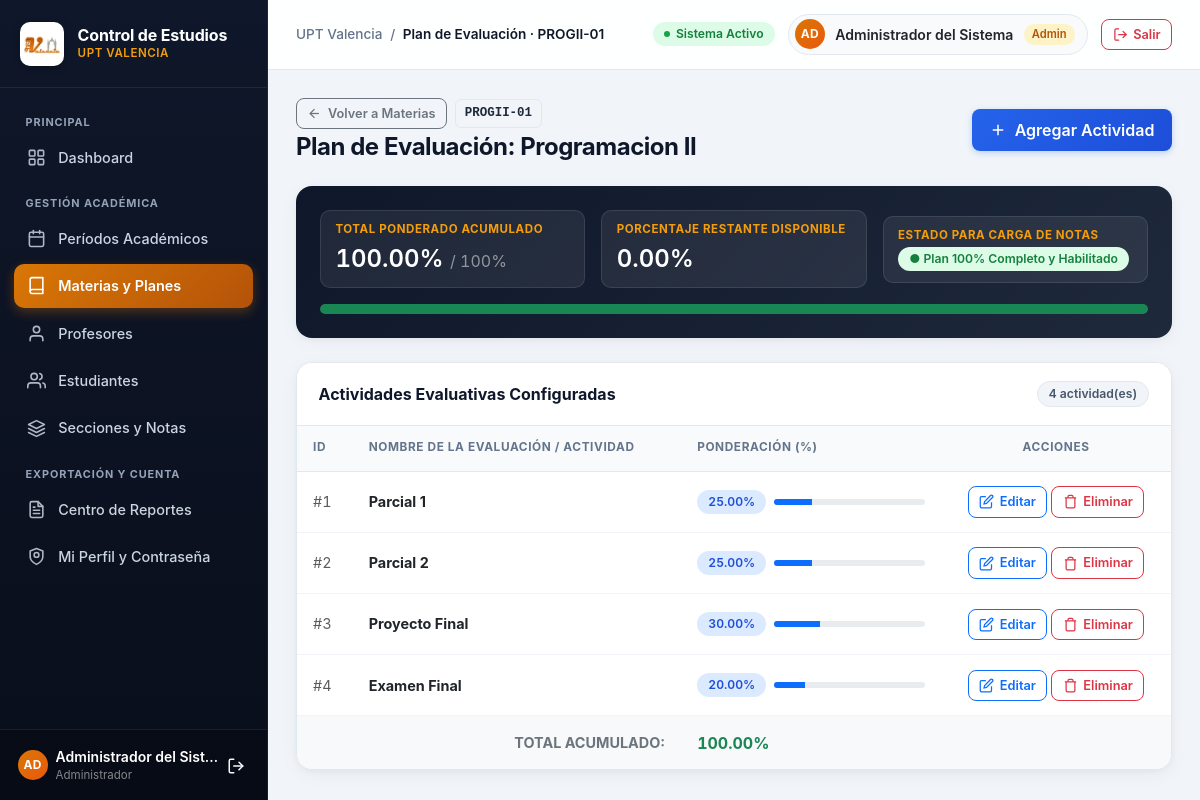
Screenshot of /planEvaluacion/index/1 (signed in) with the database file from the repository.
### tables this page shows
CREATE TABLE materias (
    id INT AUTO_INCREMENT PRIMARY KEY,
    codigo VARCHAR(20) NOT NULL UNIQUE,
    nombre VARCHAR(100) NOT NULL,
    creditos INT NOT NULL DEFAULT 3,
    descripcion TEXT NULL,
    created_at TIMESTAMP DEFAULT CURRENT_TIMESTAMP
);

CREATE TABLE plan_evaluacion (
    id INT AUTO_INCREMENT PRIMARY KEY,
    materia_id INT NOT NULL,
    nombre_actividad VARCHAR(100) NOT NULL,
    porcentaje DECIMAL(5,2) NOT NULL,
    created_at TIMESTAMP DEFAULT CURRENT_TIMESTAMP,
    CONSTRAINT fk_plan_materia FOREIGN KEY (materia_id)
        REFERENCES materias(id) ON DELETE CASCADE ON UPDATE CASCADE,
    CONSTRAINT uk_materia_actividad UNIQUE (materia_id, nombre_actividad)
);

### app/Controllers/PlanEvaluacionController.php (called while the page is built, shortened)
<?php
class PlanEvaluacionController
{
    private PlanEvaluacion $model;
    private Materia $modelMateria;
    public function __construct()
    {
        $database = new Database();
        $this->model = new PlanEvaluacion($database->getConnection());
        $this->modelMateria = new Materia($database->getConnection());
    }
    public function index(): void
    {
        $materiaId = intval($_GET['id'] ?? 0);
        $materia = $this->modelMateria->obtenerPorId($materiaId);
        $actividades = $this->model->obtenerPorMateria($materiaId);
        $sumaPorcentajes = $this->model->sumaPorcentajes($materiaId);
        $planCompleto = $this->model->planCompleto($materiaId);
        require_once __DIR__ . '/../Views/materia/plan_evaluacion.php';
    }
}

### public/index.php (called while the page is built, shortened)
<?php
$uriSolicitada = parse_url($_SERVER['REQUEST_URI'], PHP_URL_PATH);
$uriDecodificada = urldecode($uriSolicitada);
if (BASE_URL !== '/') {
    $rutaRelativa = str_replace(BASE_URL, '', $uriDecodificada);
} else {
    $rutaRelativa = $uriDecodificada;
}
$rutaRelativa = '/' . ltrim($rutaRelativa, '/');
$uriLimpia = trim($rutaRelativa, '/');
$segmentos = $uriLimpia !== '' ? explode('/', $uriLimpia) : [];
$actionR = $segmentos[1] ?? 'login';
$action = ctype_alnum($actionR) ? $actionR : null;
spl_autoload_register(function ($clase) {
    $prefijo = 'App\\';
    $dir_base = __DIR__ . '/../app/';
    $longitud = strlen($prefijo);
    $clase_relativa = substr($clase, $longitud);
    $archivo = $dir_base . str_replace('\\', '/', $clase_relativa) . '.php';
});
try {
    $instanciaControlador = new $nombreClaseControlador();
    $instanciaControlador->$action();
} catch (\Throwable $e) {
    error_log("[ControlEstudio Exception] " . $e->getMessage() . " en " . $e->getFile() . ":" . $e->getLine());
    if ($_SERVER['REQUEST_METHOD'] === 'POST' && !in_array($action, ['authenticate', 'processRegister', 'logout'], true)) {
        http_response_code(500);
        header('Content-Type: application/json; charset=utf-8');
        echo json_encode([
            'status'  => 'error',
            'title'   => 'Error del servidor',
            'message' => 'Ocurrio un error interno al procesar la solicitud. Intenta nuevamente.'
        ], JSON_UNESCAPED_UNICODE);
        exit;
    }
    http_response_code(500);
    die("<h1>500 - Error interno del servidor</h1><p>No se pudo completar la operacion en este momento.</p>");
}

### app/Config/Database.php (called while the page is built, shortened)
<?php
class Database
{
    private string $host;
    private string $db;
    private string $charset = 'utf8mb4';
    public function __construct()
    {
        $this->host = getenv('DB_HOST') !== false ? getenv('DB_HOST') : '127.0.0.1';
        $this->db   = getenv('DB_NAME') !== false ? getenv('DB_NAME') : 'controlEstudios';
        $this->user = getenv('DB_USER') !== false ? getenv('DB_USER') : 'root';
        $this->pass = getenv('DB_PASS') !== false ? getenv('DB_PASS') : '';
    }
    private function connect(): void
    {
        $dsn = "mysql:host={$this->host};dbname={$this->db};charset={$this->charset}";
        $options = [
            PDO::ATTR_ERRMODE            => PDO::ERRMODE_EXCEPTION,
            PDO::ATTR_DEFAULT_FETCH_MODE => PDO::FETCH_ASSOC,
            PDO::ATTR_EMULATE_PREPARES   => false,
        ];
    }
}

### app/Models/Materia.php (called while the page is built, shortened)
<?php
class Materia
{
    private PDO $db;
    public function __construct(PDO $db)
    {
        $this->db = $db;
    }
    public function obtenerPorId(int $id): array|false
    {
        $sql = "
            SELECT *
            FROM materias
            WHERE id = :id
            LIMIT 1
        ";
        $stmt = $this->db->prepare($sql);
        $stmt->execute([':id' => $id]);
        return $stmt->fetch(PDO::FETCH_ASSOC);
    }
}

### app/Models/PlanEvaluacion.php (called while the page is built, shortened)
<?php
class PlanEvaluacion
{
    private PDO $db;
    public function __construct(PDO $db)
    {
        $this->db = $db;
    }
    public function obtenerPorMateria(int $materiaId): array
    {
        $sql = "
            SELECT *
            FROM plan_evaluacion
            WHERE materia_id = :materia_id
            ORDER BY id ASC
        ";
        $stmt = $this->db->prepare($sql);
        $stmt->execute([':materia_id' => $materiaId]);
        return $stmt->fetchAll(PDO::FETCH_ASSOC);
    }
    public function sumaPorcentajes(int $materiaId): float
    {
        $sql = "
            SELECT COALESCE(SUM(porcentaje), 0) as total
            FROM plan_evaluacion
            WHERE materia_id = :materia_id
        ";
        $stmt = $this->db->prepare($sql);
        $stmt->execute([':materia_id' => $materiaId]);
        $resultado = $stmt->fetch(PDO::FETCH_ASSOC);
        return floatval($resultado['total']);
    }
    public function planCompleto(int $materiaId): bool
    {
        $suma = $this->sumaPorcentajes($materiaId);
        return abs($suma - 100.00) < 0.01;
    }
}

### app/Views/materia/plan_evaluacion.php (the view, shortened to what this page needs)
<?php
require __DIR__ . '/../partials/header.php';
$porcentajeAcumulado = min(100, max(0, floatval($sumaPorcentajes)));
$porcentajeRestante = max(0, round(100 - floatval($sumaPorcentajes), 2));
?>
<body>
<div class="ce-app-wrapper">
    <?php require __DIR__ . '/../partials/sidebar.php'; ?>
    <main class="ce-content">
        <div class="ce-page-header">
            <div>
                <div class="d-flex align-items-center gap-2 mb-1">
                    <a href="<?= BASE_URL ?>materia/index" class="btn btn-sm btn-outline-secondary ce-action-btn">
                        <svg viewBox="0 0 24 24" fill="none" stroke="currentColor" stroke-width="2"><line x1="19" y1="12" x2="5" y2="12"/><polyline points="12 19 5 12 12 5"/></svg>
                        <span>Volver a Materias</span>
                    </a>
                    <span class="ce-code-pill"><?= htmlspecialchars($materia['codigo']) ?></span>
                </div>
                <h1 class="ce-page-title mb-0">Plan de Evaluación: <?= htmlspecialchars($materia['nombre']) ?></h1>
            </div>
            <button type="button" class="btn btn-upt-primary" id="btnNuevaActividad">
                <svg width="18" height="18" viewBox="0 0 24 24" fill="none" stroke="currentColor" stroke-width="2"><line x1="12" y1="5" x2="12" y2="19"/><line x1="5" y1="12" x2="19" y2="12"/></svg>
                <span>Agregar Actividad</span>
            </button>
        </div>
        <div class="ce-context-banner">
            <div class="row g-3 align-items-center mb-3">
                <div class="col-md-4">
                    <div class="ce-meta-item">
                        <div class="ce-meta-label">Total Ponderado Acumulado</div>
                        <p class="ce-meta-value fs-4 tabular-nums"><?= number_format($sumaPorcentajes, 2) ?>% <span class="fs-6 fw-normal text-white-50">/ 100%</span></p>
                    </div>
                </div>
                <div class="col-md-4">
                    <div class="ce-meta-item">
                        <div class="ce-meta-label">Porcentaje Restante Disponible</div>
                        <p class="ce-meta-value fs-4 tabular-nums"><?= number_format($porcentajeRestante, 2) ?>%</p>
                    </div>
                </div>
                <div class="col-md-4">
                    <div class="ce-meta-item">
                        <div class="ce-meta-label">Estado para Carga de Notas</div>
                        <p class="ce-meta-value">
                            <?php if ($planCompleto): ?>
                                <span class="ce-badge ce-badge-success">● Plan 100% Completo y Habilitado</span>
                            <?php else: ?>
                                <span class="ce-badge ce-badge-warning">● Incompleto (Requiere sumar 100%)</span>
                            <?php endif; ?>
                        </p>
                    </div>
                </div>
            </div>
            <div class="progress" style="height: 10px; border-radius: 999px; background: rgba(255,255,255,0.15);">
                <div class="progress-bar <?= $planCompleto ? 'bg-success' : 'bg-warning' ?>"
                     role="progressbar"
                     style="width: <?= $porcentajeAcumulado ?>%; border-radius: 999px;"></div>
            </div>
        </div>
        <div class="ce-card">
            <div class="ce-card-header">
                <h5 class="ce-card-title">Actividades Evaluativas Configuradas</h5>
                <span class="ce-badge ce-badge-neutral tabular-nums"><?= count($actividades) ?> actividad(es)</span>
            </div>
            <div class="table-responsive">
                <table class="table ce-table">
                    <thead>
                        <tr>
                            <th>ID</th>
                            <th>Nombre de la Evaluación / Actividad</th>
                            <th style="width: 260px;">Ponderación (%)</th>
                            <th class="text-center">Acciones</th>
                        </tr>
                    </thead>
                    <tbody>
                        <?php if (empty($actividades)): ?>
                            <tr>
                                <td colspan="4" class="text-center text-muted py-5">
                                    No hay actividades registradas en el plan de esta asignatura.
                                </td>
                            </tr>
                        <?php else: ?>
                            <?php foreach ($actividades as $actividad): ?>
                                <tr>
                                    <td class="tabular-nums text-muted">#<?= htmlspecialchars($actividad['id']) ?></td>
                                    <td>
                                        <span class="fw-bold text-dark"><?= htmlspecialchars($actividad['nombre_actividad']) ?></span>
                                    </td>
                                    <td>
                                        <div class="d-flex align-items-center gap-2">
                                            <span class="ce-badge ce-badge-info tabular-nums" style="min-width: 68px; justify-content: center;">
                                                <?= number_format($actividad['porcentaje'], 2) ?>%
                                            </span>
                                            <div class="progress flex-grow-1" style="height: 6px;">
                                                <div class="progress-bar bg-primary" style="width: <?= min(100, floatval($actividad['porcentaje'])) ?>%"></div>
                                            </div>
                                        </div>
                                    </td>
                                    <td class="text-center">
                                        <div class="d-inline-flex gap-1">
                                            <button type="button"
                                                    class="btn btn-sm btn-outline-primary ce-action-btn js-editar-actividad"
                                                    data-id="<?= htmlspecialchars($actividad['id']) ?>"
                                                    data-nombre="<?= htmlspecialchars($actividad['nombre_actividad']) ?>"
                                                    data-porcentaje="<?= htmlspecialchars($actividad['porcentaje']) ?>">
                                                <svg viewBox="0 0 24 24" fill="none" stroke="currentColor" stroke-width="2"><path d="M11 4H4a2 2 0 0 0-2 2v14a2 2 0 0 0 2 2h14a2 2 0 0 0 2-2v-7"/><path d="M18.5 2.5a2.121 2.121 0 0 1 3 3L12 15l-4 1 1-4 9.5-9.5z"/></svg>
                                                <span>Editar</span>
                                            </button>
                                            <button type="button"
                                                    class="btn btn-sm btn-outline-danger ce-action-btn js-eliminar-actividad"
                                                    data-id="<?= htmlspecialchars($actividad['id']) ?>"
                                                    data-nombre="<?= htmlspecialchars($actividad['nombre_actividad']) ?>">
                                                <svg viewBox="0 0 24 24" fill="none" stroke="currentColor" stroke-width="2"><polyline points="3 6 5 6 21 6"/><path d="M19 6v14a2 2 0 0 1-2 2H7a2 2 0 0 1-2-2V6m3 0V4a2 2 0 0 1 2-2h4a2 2 0 0 1 2 2v2"/></svg>
                                                <span>Eliminar</span>
                                            </button>
                                        </div>
                                    </td>
                                </tr>
                            <?php endforeach; ?>
                            <tr class="table-light fw-bold">
                                <td colspan="2" class="text-end text-uppercase small text-secondary">Total Acumulado:</td>
                                <td colspan="2" class="tabular-nums fs-6 <?= $planCompleto ? 'text-success' : 'text-warning' ?>">
                                    <?= number_format($sumaPorcentajes, 2) ?>%
                                </td>
                            </tr>
                        <?php endif; ?>
                    </tbody>
                </table>
            </div>
        </div>
    </main>
</div>
</body>
</html>

### rows the page displays
materias: codigo "PROGII-01", nombre "Programacion II"
plan_evaluacion: id "1", nombre_actividad "Parcial 1", porcentaje "25.00"
plan_evaluacion: id "2", nombre_actividad "Parcial 2", porcentaje "25.00"
plan_evaluacion: id "3", nombre_actividad "Proyecto Final", porcentaje "30.00"
plan_evaluacion: id "4", nombre_actividad "Examen Final", porcentaje "20.00"

### other values shown
$iniciales "AD"
$nombreUsuario "Administrador del Sist…"
$pageHeading "Plan de Evaluación · PROGII-01"
$nombreUsuario "Administrador del Sistema"
$rolActual "Admin"
$sumaPorcentajes "100.00"
$porcentajeRestante "0.00"
count($actividades) "4"
